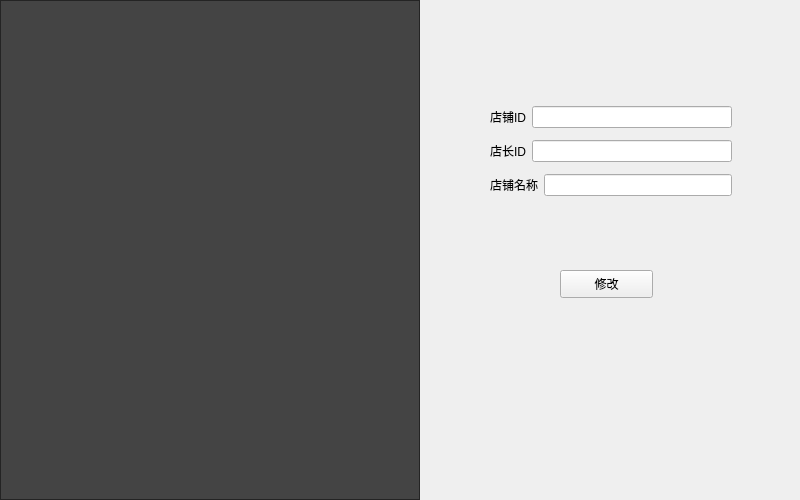
<?xml version="1.0" encoding="UTF-8"?>
<ui version="4.0">
 <class>StoreForm</class>
 <widget class="QWidget" name="StoreForm">
  <property name="geometry">
   <rect>
    <x>0</x>
    <y>0</y>
    <width>800</width>
    <height>500</height>
   </rect>
  </property>
  <property name="windowTitle">
   <string>Form</string>
  </property>
  <property name="styleSheet">
   <string notr="true">

*{
	font: normal 20px “微软雅黑”;
}

#pushButton{
QPushButton

{

color: rgb(255, 255, 255);
    border:none;
    padding: 5px;
    outline: none;
}

QPushButton:pressed
{
    padding-top: -15px;
    padding-bottom: -17px;
}


}
#StoreForm{
	background-color: #818181;
}

QLineEdit{

    border: 1px solid gray;

    padding: 1px 2px 1px 2px;

}

QLineEdit:hover{

border:1px solid blue;

background-color: #818181;

}

</string>
  </property>
  <widget class="QPushButton" name="pushButton">
   <property name="geometry">
    <rect>
     <x>560</x>
     <y>270</y>
     <width>93</width>
     <height>28</height>
    </rect>
   </property>
   <property name="text">
    <string>修改</string>
   </property>
   <property name="icon">
    <iconset resource="../icons.qrc">
     <normaloff>:/images/xiugai.png</normaloff>:/images/xiugai.png</iconset>
   </property>
  </widget>
  <widget class="QTableWidget" name="tableWidget">
   <property name="geometry">
    <rect>
     <x>0</x>
     <y>0</y>
     <width>420</width>
     <height>500</height>
    </rect>
   </property>
   <property name="styleSheet">
    <string notr="true">/*
tabelwidget*/
QTableWidget{
color:#DCDCDC;
background:#444444;
border:1px solid #242424;
alternate-background-color:#525252;/*交错颜色*/
gridline-color:#242424;
}

/*选中item*/
QTableWidget::item:selected{
color:#DCDCDC;
background:qlineargradient(spread:pad,x1:0,y1:0,x2:0,y2:1,stop:0 #484848,stop:1 #383838);
}

/*
悬浮item*/
QTableWidget::item:hover{
background:#5B5B5B;
}
/*表头*/
QHeaderView::section{
text-align:center;
background:#5E5E5E;
padding:3px;
margin:0px;
color:#DCDCDC;
border:1px solid #242424;
border-left-width:0;
}



/*表右侧的滑条*/
QScrollBar:vertical{
background:#484848;
padding:0px;
border-radius:6px;
max-width:12px;
}

/*滑块*/
QScrollBar::handle:vertical{
background:#CCCCCC;
}
/*
滑块悬浮，按下*/
QScrollBar::handle:hover:vertical,QScrollBar::handle:pressed:vertical{
background:#A7A7A7;
}
/*
滑块已经划过的区域*/
QScrollBar::sub-page:vertical{
background:444444;
}

/*
滑块还没有划过的区域*/
QScrollBar::add-page:vertical{
background:5B5B5B;
}

/*页面下移的按钮*/
QScrollBar::add-line:vertical{
background:none;
}
/*页面上移的按钮*/
QScrollBar::sub-line:vertical{
background:none;
}
</string>
   </property>
  </widget>
  <widget class="QWidget" name="">
   <property name="geometry">
    <rect>
     <x>490</x>
     <y>100</y>
     <width>242</width>
     <height>103</height>
    </rect>
   </property>
   <layout class="QVBoxLayout" name="verticalLayout">
    <item>
     <layout class="QHBoxLayout" name="horizontalLayout">
      <item>
       <widget class="QLabel" name="label">
        <property name="text">
         <string>店铺ID</string>
        </property>
       </widget>
      </item>
      <item>
       <widget class="QLineEdit" name="le_storeID"/>
      </item>
     </layout>
    </item>
    <item>
     <layout class="QHBoxLayout" name="horizontalLayout_2">
      <item>
       <widget class="QLabel" name="label_2">
        <property name="text">
         <string>店长ID</string>
        </property>
       </widget>
      </item>
      <item>
       <widget class="QLineEdit" name="le_sellerID"/>
      </item>
     </layout>
    </item>
    <item>
     <layout class="QHBoxLayout" name="horizontalLayout_3">
      <item>
       <widget class="QLabel" name="label_3">
        <property name="text">
         <string>店铺名称</string>
        </property>
       </widget>
      </item>
      <item>
       <widget class="QLineEdit" name="le_storeName">
        <property name="text">
         <string/>
        </property>
       </widget>
      </item>
     </layout>
    </item>
   </layout>
  </widget>
 </widget>
 <resources>
  <include location="../icons.qrc"/>
 </resources>
 <connections/>
</ui>
